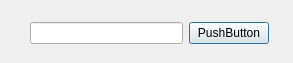
<?xml version="1.0" encoding="UTF-8"?>
<ui version="4.0">
 <class>Dialog</class>
 <widget class="QDialog" name="Dialog">
  <property name="geometry">
   <rect>
    <x>0</x>
    <y>0</y>
    <width>293</width>
    <height>63</height>
   </rect>
  </property>
  <property name="windowTitle">
   <string>Dialog</string>
  </property>
  <widget class="QWidget" name="">
   <property name="geometry">
    <rect>
     <x>30</x>
     <y>20</y>
     <width>239</width>
     <height>27</height>
    </rect>
   </property>
   <layout class="QHBoxLayout" name="horizontalLayout">
    <item>
     <widget class="QLineEdit" name="lineEdit">
      <property name="echoMode">
       <enum>QLineEdit::Normal</enum>
      </property>
     </widget>
    </item>
    <item>
     <widget class="QPushButton" name="pushButton">
      <property name="text">
       <string>PushButton</string>
      </property>
     </widget>
    </item>
   </layout>
  </widget>
 </widget>
 <resources/>
 <connections/>
</ui>
